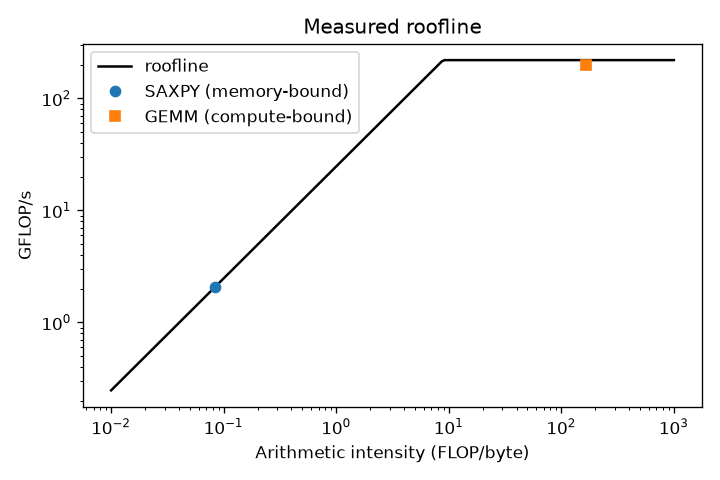

Recreate this plot in Python.
#!/usr/bin/env python3
"""roofline.py -- Week 2: "Arithmetic Intensity", "The Roofline Model",
"Reading a Roofline" slides.

We take two textbook ML kernels and *measure* them, then place them on a
roofline:

  * SAXPY  (y = a*x + y)  -- 2 FLOPs per element, ~24 bytes moved per element.
                            LOW arithmetic intensity => MEMORY-bound.
  * GEMM   (C = A @ B)    -- O(N^3) FLOPs, O(N^2) bytes.
                            HIGH arithmetic intensity => COMPUTE-bound.

The slide definition:  AI = FLOPs performed / Bytes moved from memory.
Low AI sits on the slanted (bandwidth) roof; high AI reaches the flat
(compute) roof. This demo shows the two kernels landing in different regimes
on the *same* machine -- the core diagnostic skill of the week.

Needs: numpy. matplotlib optional (text summary always prints).

Run:
    python3 roofline.py
    python3 roofline.py --n 6000 --vec 40000000
"""
import argparse
import time
import warnings
import numpy as np

# Silence spurious numpy-2.0/Accelerate first-call FP warnings (macOS).
warnings.filterwarnings("ignore")
np.seterr(all="ignore")


def timeit(fn, warmup=3, iters=10):
    """Warm up (caches, allocation), then time -- the Week 2 timing recipe."""
    for _ in range(warmup):
        fn()
    t0 = time.perf_counter()
    for _ in range(iters):
        fn()
    return (time.perf_counter() - t0) / iters


def bench_saxpy(vec):
    """Memory-bound: read x, read y, write y => ~3 arrays * 8 bytes = 24 B/elem."""
    x = np.random.rand(vec)
    y = np.random.rand(vec)
    a = 2.0
    dt = timeit(lambda: np.add(y, a * x, out=y))
    flops = 2.0 * vec              # one multiply + one add per element
    bytes_moved = 24.0 * vec       # x read, y read, y write (float64)
    return dt, flops, bytes_moved


def bench_gemm(n):
    """Compute-bound: 2*N^3 FLOPs, ~3*N^2*8 bytes touched => AI grows with N."""
    A = np.random.rand(n, n)
    B = np.random.rand(n, n)
    dt = timeit(lambda: A @ B, warmup=2, iters=3)
    flops = 2.0 * n ** 3
    bytes_moved = 3.0 * n * n * 8.0
    return dt, flops, bytes_moved


def report(name, dt, flops, bytes_moved):
    gflops = flops / dt / 1e9
    ai = flops / bytes_moved
    verdict = "MEMORY-bound (low AI)" if ai < 5 else "COMPUTE-bound (high AI)"
    print(f"\n{name}")
    print(f"  time/iter        : {dt*1e3:8.3f} ms")
    print(f"  achieved GFLOP/s : {gflops:8.1f}")
    print(f"  arithmetic inten.: {ai:8.3f} FLOP/byte")
    print(f"  classification   : {verdict}")
    return ai, gflops


def main():
    ap = argparse.ArgumentParser()
    ap.add_argument("--n", type=int, default=2000, help="GEMM matrix dim")
    ap.add_argument("--vec", type=int, default=20_000_000, help="SAXPY length")
    args = ap.parse_args()

    print("Measuring two ML kernels on THIS machine (warmup + averaged)...")
    ai_s, gf_s = report("SAXPY  y=a*x+y", *bench_saxpy(args.vec))
    ai_g, gf_g = report("GEMM   C=A@B", *bench_gemm(args.n))

    print("\n" + "=" * 60)
    print("Roofline reading:")
    print(f"  SAXPY sits far LEFT (AI={ai_s:.2f}) on the slanted memory roof.")
    print(f"  GEMM  sits RIGHT   (AI={ai_g:.1f}) up near the flat compute roof.")
    print("  => To speed SAXPY: raise AI (fuse ops, lower precision).")
    print("  => To speed GEMM : better math / Tensor Cores; it is already compute-bound.")
    print("=" * 60)

    try:
        import matplotlib
        matplotlib.use("Agg")
        import matplotlib.pyplot as plt
        # Rough machine roofs inferred from the GEMM run (illustrative, not spec).
        peak_gflops = max(gf_g * 1.1, gf_s * 1.1)
        peak_bw_gbs = max((gf_s / ai_s), 1.0)  # GFLOP/s / (FLOP/B) = GB/s
        ai_axis = np.logspace(-2, 3, 200)
        roof = np.minimum(peak_bw_gbs * ai_axis, peak_gflops)
        plt.figure(figsize=(6, 4))
        plt.loglog(ai_axis, roof, "k-", label="roofline")
        plt.loglog([ai_s], [gf_s], "o", label="SAXPY (memory-bound)")
        plt.loglog([ai_g], [gf_g], "s", label="GEMM (compute-bound)")
        plt.xlabel("Arithmetic intensity (FLOP/byte)")
        plt.ylabel("GFLOP/s"); plt.legend(); plt.title("Measured roofline")
        plt.tight_layout(); plt.savefig("roofline.png", dpi=120)
        print("\n[plot written to roofline.png]")
    except Exception:
        print("\n[matplotlib not installed -- text roofline above is sufficient]")


if __name__ == "__main__":
    main()
